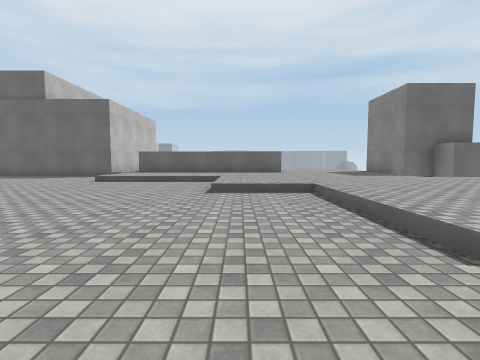
View 1 (above)

17 first-person views from a walk through a scene from a Unity 3-D project. The camera is 1.2 m above the floor, tilts 4° down and sees 85° across. The floor is counted in squares, 2 m on a side. Each view is taken from the middle of a square. On the plan, view 1 faces up. The plan holds only what a view shows up to about 9 squares ahead; the rest is blank. The place goes on beyond the plan. Surface patterns are stand-ins for the level's own textures.

View 2
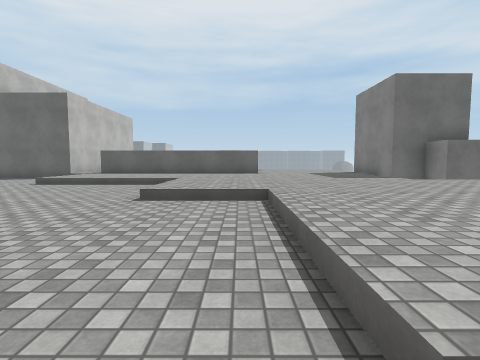

View 3
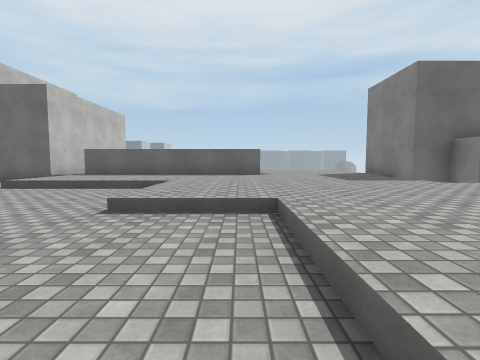

View 4
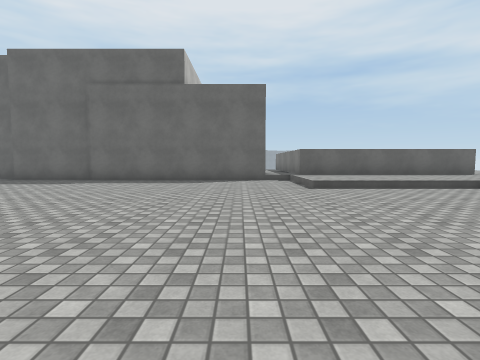

View 5
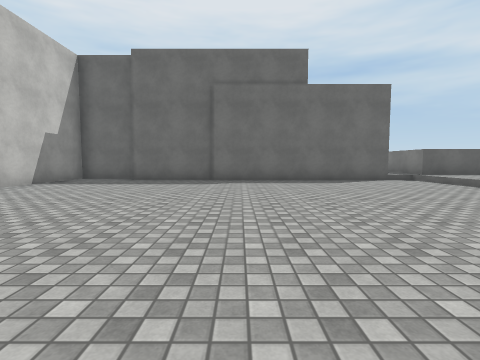

View 6
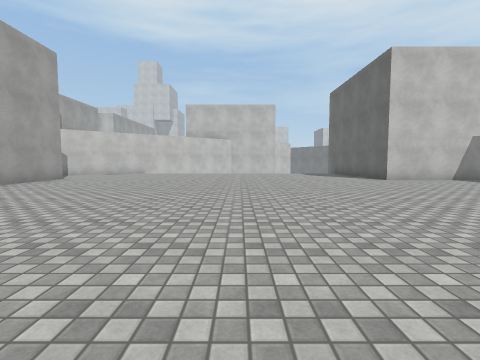

View 7
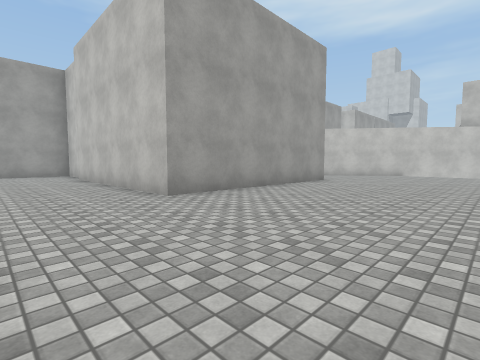

View 8
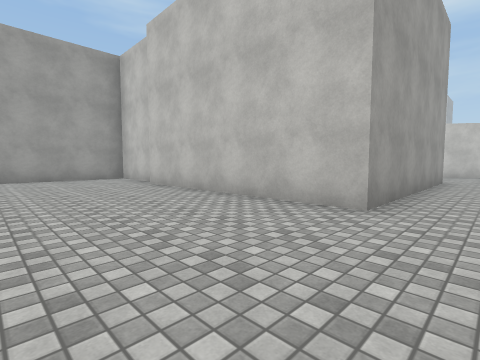

View 9
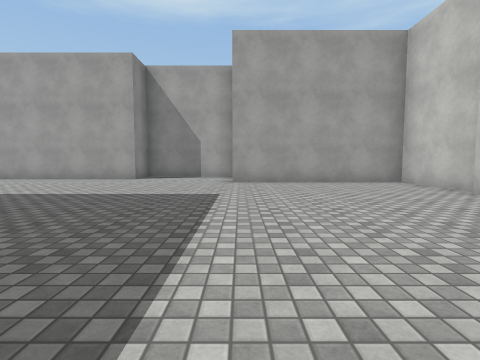

View 10
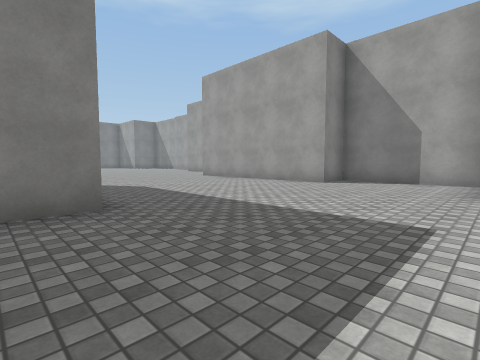

View 11
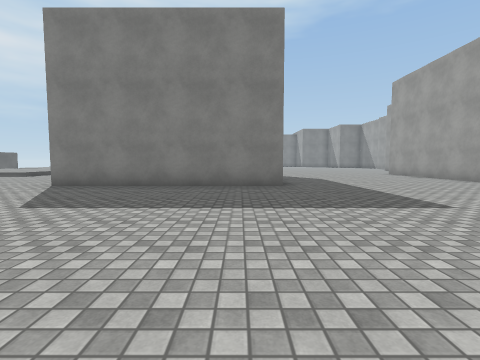

View 12
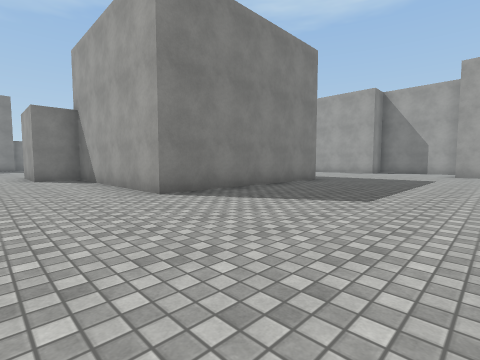

View 13
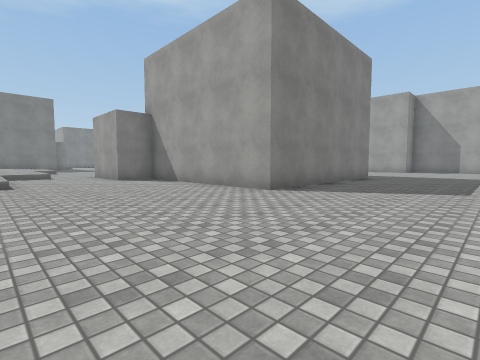

View 14
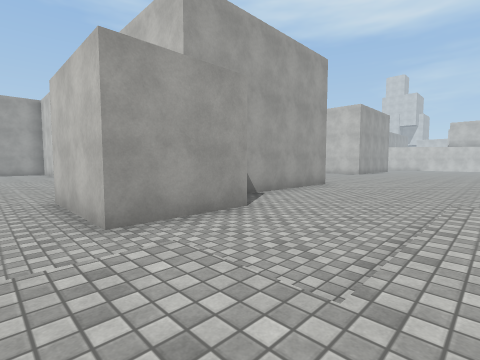

View 15
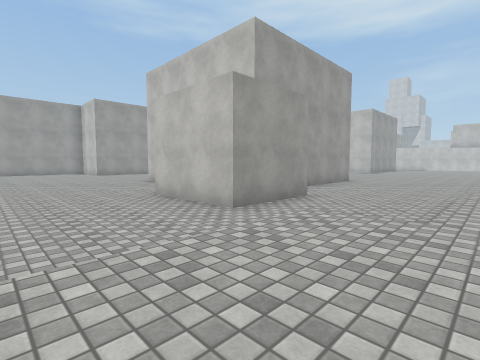

View 16
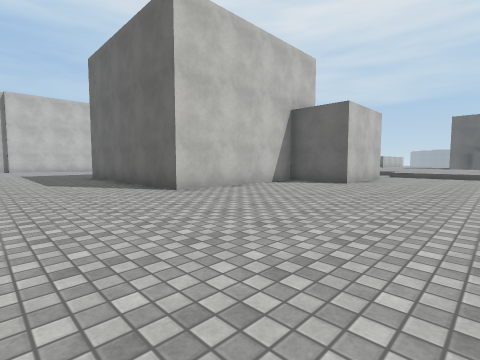

View 17
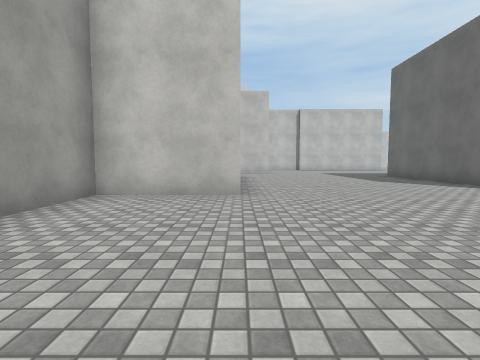

### Floor plan
Key: @ floor where view 1 was taken; # wall or solid block; . main floor; : floor 0.25 m higher than the main floor; / step, stairs or slope; ^ raised ledge.
Columns run from 18 left of view 1 to 8 right of it. Each row starts with its distance up from view 1.
 11   #..#########^^^^^^::::#
 10   #...........::::::::::#
  9   #...........::::::::::##
  8   #...........////:::::: ##
  7   #...............:::::::
  6   ................:::::::
  5   ................//::::
  4   ..................:::
  3   ..................::
  2   ..................:::::::
  1   ......... .........../:::
  0  .................@....////
 -1 .....................###...
 -2 .....................###...
 -3 ................###### #...
 -4 ..######........#    ###...
 -5        #........#    #.....
 -6        #........#    #.....
 -7        #........#    #.....
 -8        #........######.....
 -9        #...................
-10        #...................
-11        #...................
-12        #.................
-13        ######.............
-14             #...######.....
-15             #...#    #....
-16             #####    #...
-17                      ###

Where each view was taken, in squares from view 1:
view 1: 0 up, 0 right, facing up
view 2: 1 up, 1 right, facing up
view 3: 2 up, 1 right, facing up
view 4: 2 up, 6 left, facing up
view 5: 2 up, 10 left, facing up
view 6: 2 up, 7 left, facing left
view 7: 0 up, 8 left, facing down-left
view 8: 3 down, 7 left, facing down-left
view 9: 5 down, 6 left, facing down
view 10: 7 down, 6 left, facing down-right
view 11: 7 down, 9 left, facing right
view 12: 0 up, 7 left, facing down-right
view 13: 2 up, 6 left, facing down-right
view 14: 2 up, 6 right, facing down-left
view 15: 2 up, 8 right, facing down-left
view 16: 11 down, 8 right, facing up-left
view 17: 14 down, 8 right, facing left
